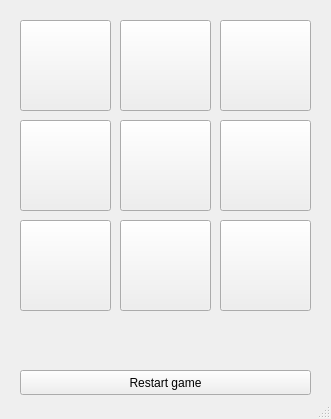
<?xml version="1.0" encoding="UTF-8"?>
<ui version="4.0">
 <class>MainWindow</class>
 <widget class="QMainWindow" name="MainWindow">
  <property name="geometry">
   <rect>
    <x>0</x>
    <y>0</y>
    <width>331</width>
    <height>419</height>
   </rect>
  </property>
  <property name="windowTitle">
   <string>MainWindow</string>
  </property>
  <widget class="QWidget" name="centralwidget">
   <widget class="QPushButton" name="cell00">
    <property name="geometry">
     <rect>
      <x>20</x>
      <y>20</y>
      <width>91</width>
      <height>91</height>
     </rect>
    </property>
    <property name="font">
     <font>
      <pointsize>60</pointsize>
     </font>
    </property>
    <property name="text">
     <string/>
    </property>
   </widget>
   <widget class="QPushButton" name="cell01">
    <property name="geometry">
     <rect>
      <x>120</x>
      <y>20</y>
      <width>91</width>
      <height>91</height>
     </rect>
    </property>
    <property name="font">
     <font>
      <pointsize>60</pointsize>
     </font>
    </property>
    <property name="text">
     <string/>
    </property>
   </widget>
   <widget class="QPushButton" name="cell02">
    <property name="geometry">
     <rect>
      <x>220</x>
      <y>20</y>
      <width>91</width>
      <height>91</height>
     </rect>
    </property>
    <property name="font">
     <font>
      <pointsize>60</pointsize>
     </font>
    </property>
    <property name="text">
     <string/>
    </property>
   </widget>
   <widget class="QPushButton" name="cell10">
    <property name="geometry">
     <rect>
      <x>20</x>
      <y>120</y>
      <width>91</width>
      <height>91</height>
     </rect>
    </property>
    <property name="font">
     <font>
      <pointsize>60</pointsize>
     </font>
    </property>
    <property name="text">
     <string/>
    </property>
   </widget>
   <widget class="QPushButton" name="cell11">
    <property name="geometry">
     <rect>
      <x>120</x>
      <y>120</y>
      <width>91</width>
      <height>91</height>
     </rect>
    </property>
    <property name="font">
     <font>
      <pointsize>60</pointsize>
     </font>
    </property>
    <property name="text">
     <string/>
    </property>
   </widget>
   <widget class="QPushButton" name="cell12">
    <property name="geometry">
     <rect>
      <x>220</x>
      <y>120</y>
      <width>91</width>
      <height>91</height>
     </rect>
    </property>
    <property name="font">
     <font>
      <pointsize>60</pointsize>
     </font>
    </property>
    <property name="text">
     <string/>
    </property>
   </widget>
   <widget class="QPushButton" name="cell20">
    <property name="geometry">
     <rect>
      <x>20</x>
      <y>220</y>
      <width>91</width>
      <height>91</height>
     </rect>
    </property>
    <property name="font">
     <font>
      <pointsize>60</pointsize>
     </font>
    </property>
    <property name="text">
     <string/>
    </property>
   </widget>
   <widget class="QPushButton" name="cell21">
    <property name="geometry">
     <rect>
      <x>120</x>
      <y>220</y>
      <width>91</width>
      <height>91</height>
     </rect>
    </property>
    <property name="font">
     <font>
      <pointsize>60</pointsize>
     </font>
    </property>
    <property name="text">
     <string/>
    </property>
   </widget>
   <widget class="QPushButton" name="cell22">
    <property name="geometry">
     <rect>
      <x>220</x>
      <y>220</y>
      <width>91</width>
      <height>91</height>
     </rect>
    </property>
    <property name="font">
     <font>
      <pointsize>60</pointsize>
     </font>
    </property>
    <property name="text">
     <string/>
    </property>
   </widget>
   <widget class="QLabel" name="resultLabel">
    <property name="geometry">
     <rect>
      <x>20</x>
      <y>320</y>
      <width>291</width>
      <height>31</height>
     </rect>
    </property>
    <property name="text">
     <string/>
    </property>
   </widget>
   <widget class="QPushButton" name="restartButton">
    <property name="geometry">
     <rect>
      <x>20</x>
      <y>370</y>
      <width>291</width>
      <height>25</height>
     </rect>
    </property>
    <property name="text">
     <string>Restart game</string>
    </property>
   </widget>
  </widget>
  <widget class="QStatusBar" name="statusbar"/>
 </widget>
 <resources/>
 <connections/>
</ui>
